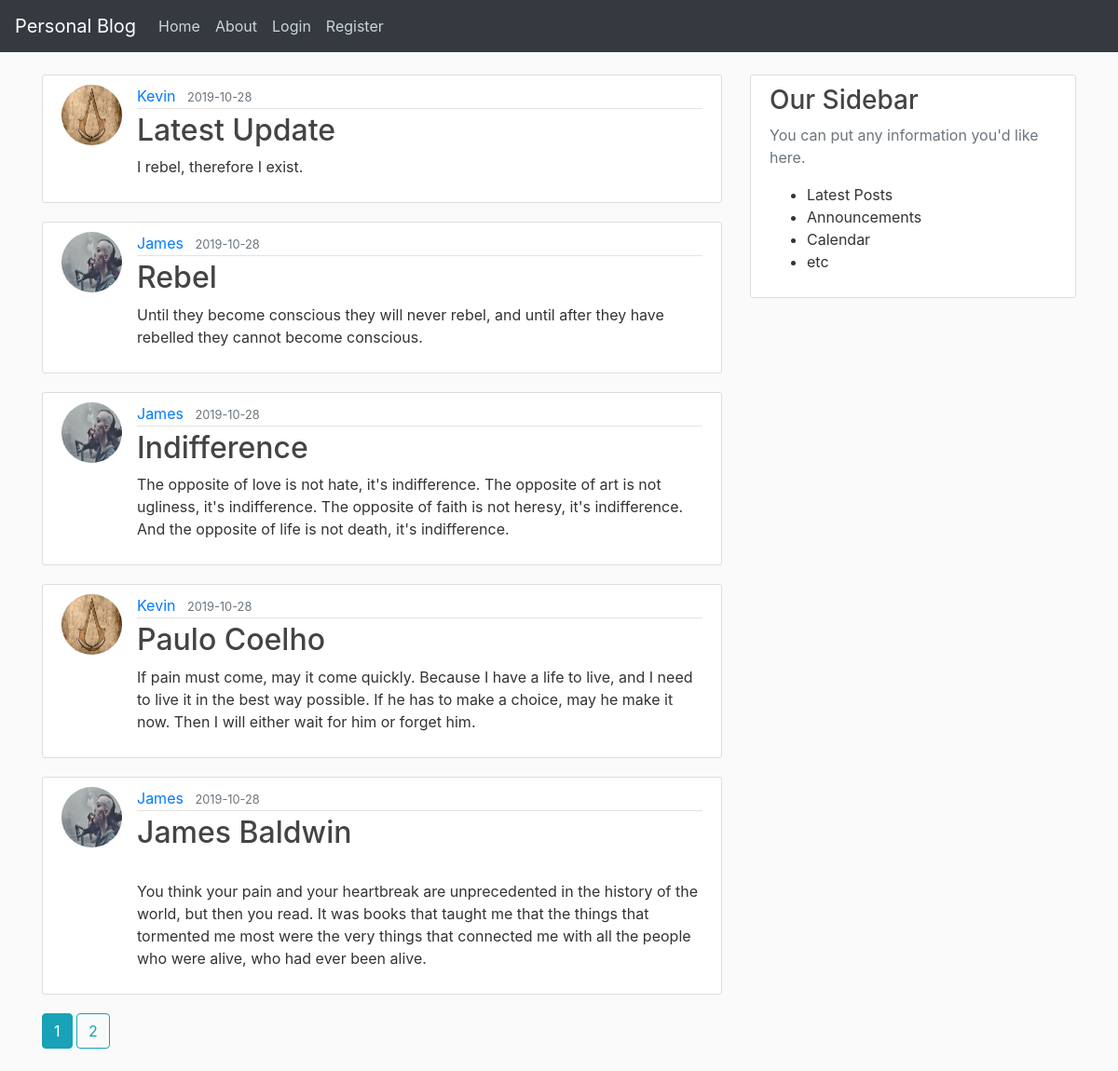
Page /home on the earlier database version.
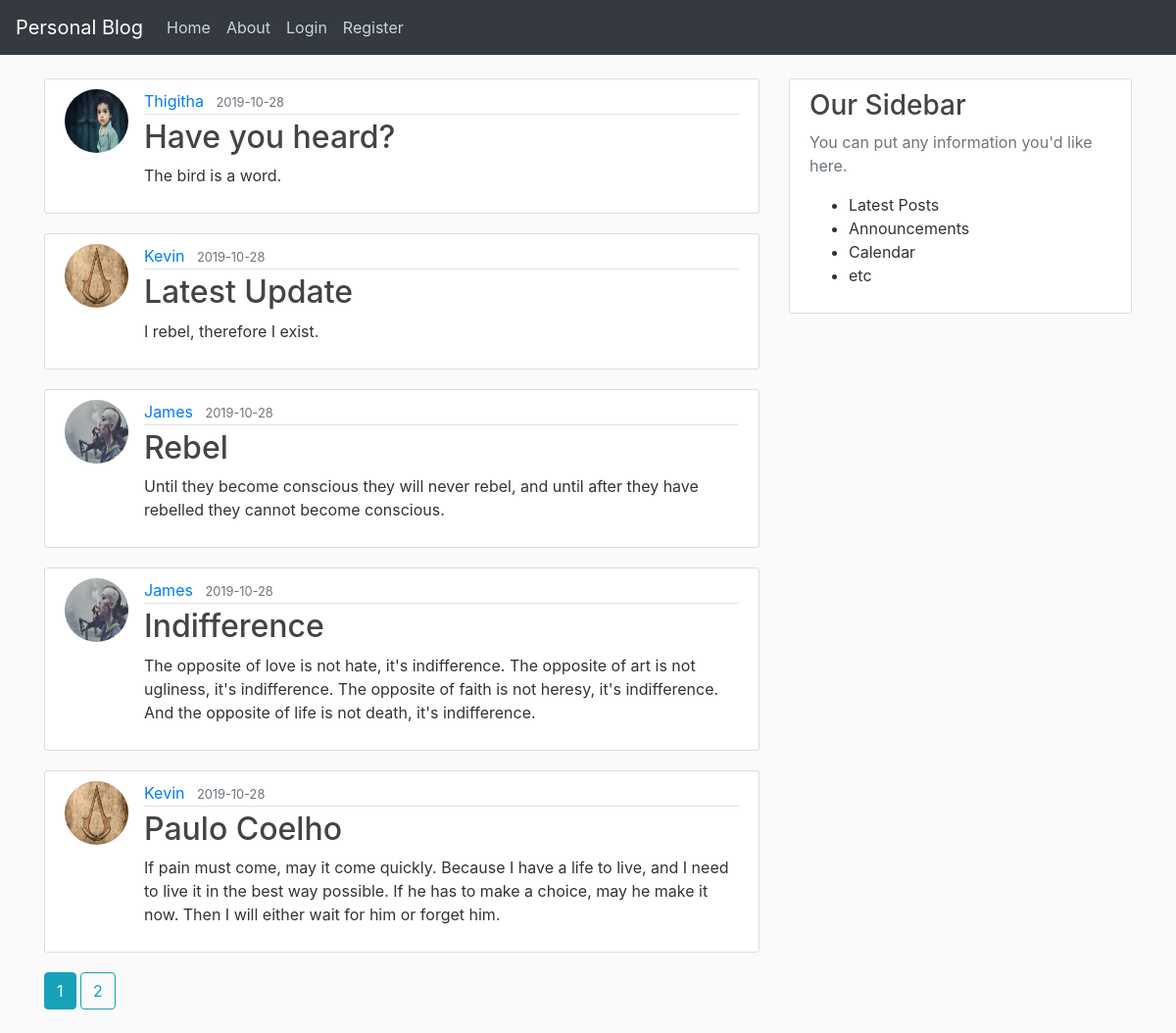
Same page on the later database version.
### flaskblog/models.py (models this page shows, shortened)
class Post(db.Model):
  id = db.Column(db.Integer, primary_key=True)
  title = db.Column(db.String(100),nullable=False)
  date_posted = db.Column(db.DateTime,nullable=False,default=datetime.utcnow)
  content = db.Column(db.Text,nullable=False)
  user_id = db.Column(db.Integer,db.ForeignKey('user.id'),nullable=False)

class User(db.Model,UserMixin):
    id = db.Column(db.Integer, primary_key=True)
    username = db.Column(db.String(80), unique=True, nullable=False)
    email = db.Column(db.String(120), unique=True, nullable=False)
    image_file = db.Column(db.String(20),nullable=False,default='default.jpg')
    password = db.Column(db.String(60),nullable=False)
    posts = db.relationship('Post',backref='author',lazy=True)

### flaskblog/routes.py (the view)
@app.route('/')
@app.route('/home')
def home():
    page = request.args.get('page',1,type=int)
    posts=Post.query.order_by(Post.date_posted.desc()).paginate(page=page,per_page=5)
    return render_template('home.html', posts=posts)

### flaskblog/templates/home.html (shortened to what this page needs)
{% extends 'layout.html' %}
{% block content %}
  {% for post in posts.items %}
    <article class="media content-section">
      <img src="{{ url_for('static',filename='profile_pics/' + post.author.image_file) }}" alt="user profile image" class="rounded-circle article-img">
      <div class="media-body">
        <div class="article-metadata">
          <a href="#" class="mr-2">{{ post.author.username }}</a>
          <small class="text-muted">{{ post.date_posted.strftime('%Y-%m-%d') }}</small>
        </div>
        <h2><a href="{{ url_for('post',post_id=post.id) }}" class="article-title">{{ post.title }}</a></h2>
        <p class="article-content">{{ post.content }}</p>
      </div>
    </article>
  {% endfor %}
  {% for page_num in posts.iter_pages(left_edge=1,right_edge=1,left_current=1,right_current=2) %}
    {% if page_num %}
      {% if posts.page == page_num %}
        <a class="btn btn-info mb-4" href="{{ url_for('home',page=page_num) }}">{{ page_num }}</a>
      {% else %}
        <a class="btn btn-outline-info mb-4" href="{{ url_for('home',page=page_num) }}">{{ page_num }}</a>
      {% endif %}
    {% endif %}
  {% endfor %}
{% endblock content %}

### flaskblog/templates/layout.html (shortened to what this page needs)
<!DOCTYPE html>
<html lang="en">
<head>
  <link rel="stylesheet" href="https://stackpath.bootstrapcdn.com/bootstrap/4.3.1/css/bootstrap.min.css"
>
  <link rel="stylesheet" type="text/css" href="{{ url_for('static',filename='main.css') }}">
</head>
<body>
  <div class="site-header">
    <nav class="navbar navbar-expand-lg navbar-dark bg-dark fixed-top">
      <a class="navbar-brand" href="/">Personal Blog</a>
      <div class="collapse navbar-collapse" id="navbarSupportedContent">
        <ul class="navbar-nav mr-auto">
          <li class="nav-item">
            <a class="nav-link" href="{{ url_for('home') }}">Home</a>
          </li>
          <li class="nav-item">
            <a class="nav-link" href="{{ url_for('about') }}">About</a>
          </li>
          {% if current_user.is_authenticated %}
          <li class="nav-item">
            <a class="nav-link" href="{{ url_for('new_post') }}">New Post</a>
          </li>
          <li class="nav-item">
            <a class="nav-link" href="{{ url_for('account') }}">Account</a>
          </li>
          <li class="nav-item">
            <a class="nav-link" href="{{ url_for('logout') }}">Logout</a>
          </li>
          {% else %}
          <li class="nav-item">
            <a class="nav-link" href="{{ url_for('login') }}">Login</a>
          </li>
          <li class="nav-item">
            <a class="nav-link" href="{{ url_for('register') }}">Register</a>
          </li>
          {% endif %}
        </ul>
      </div>
    </nav>
  </div>
  <main role='main' class="container">
    <div class="row">
      <div class="col-md-8">
        {% block content %}
        {% endblock content%}
      </div>
      <div class="col-md-4">
        <div class="content-section">
          <h3>Our Sidebar</h3>
          <p class="text-muted">
            You can put any information you'd like here.
          </p>
          <ul>
            <li>Latest Posts</li>
            <li>Announcements</li>
            <li>Calendar</li>
            <li>etc</li>
          </ul>
        </div>
      </div>
    </div>
  </main>
</body>
</body>
</html>

### flaskblog/static/main.css (style rules this page uses)
body { background: #fafafa; color: #333333; margin-top: 5rem; }
h1, h2, h3, h4, h5, h6 { color: #444444; }
.site-header .navbar-nav .nav-link { color: #cbd5db; }
.content-section { background: #ffffff; padding: 10px 20px; border: 1px solid #dddddd; border-radius: 3px; margin-bottom: 20px; }
.article-title { color: #444444; }
.article-content { white-space: pre-line; }
.article-img { height: 65px; width: 65px; margin-right: 16px; }
.article-metadata { padding-bottom: 1px; margin-bottom: 4px; border-bottom: 1px solid #e3e3e3; }

Differences in the rows shown:
no longer on this page (row unchanged): Post: image_file (picture), author.username "James", date_posted "2019-10-28", title "James Baldwin", content "You think your pain and your heartbreak are unprecedented in the history of the world, but then you read. It was books that taught me that the things that tormented me most were the very things that connected me with all the people who were alive, who had ever been alive."
added Post: image_file (placeholder picture), author.username "Thigitha", date_posted "2019-10-28", title "Have you heard?", content "The bird is a word."
